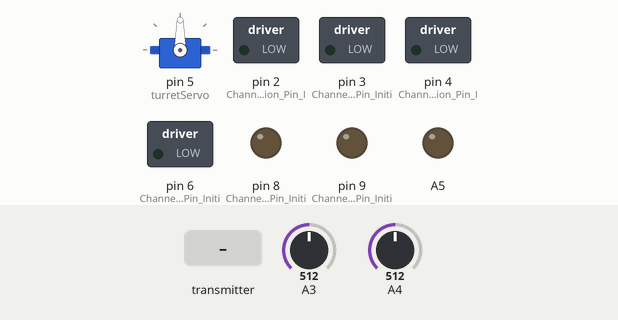
Recording of a sketch running on a simulated Arduino Uno, built with avr-gcc and run on an emulated ATmega328P. Shown: servo, switched loads named in the sketch (green lamp = pin HIGH), output pins drawn as LEDs (lit = HIGH). Dashed ring = blinking. The inputs (shaded band) are chosen by the test bench; at power-on: A3 = 512, A4 = 512. No radio packets arrive unless stated; what the sketch prints to the serial monitor is not drawn.

Above: at 1.2 s.
1.3 s: A3 set to 569
2.8 s: A3 set to 593
At 4.0 s:
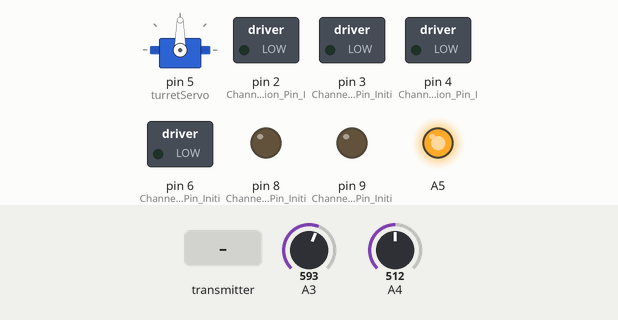
4.3 s: the transmitter starts sending leftY = 256
At 4.5 s:
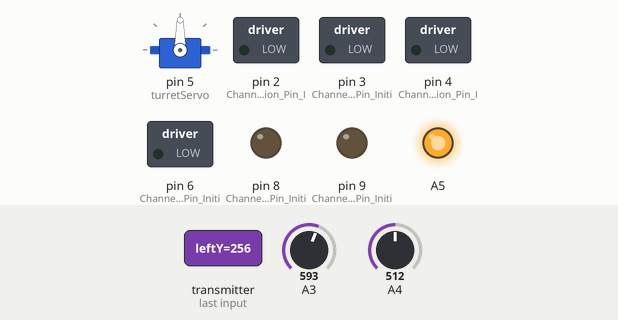
7.3 s: the transmitter starts sending rightY = 256
At 7.99 s:
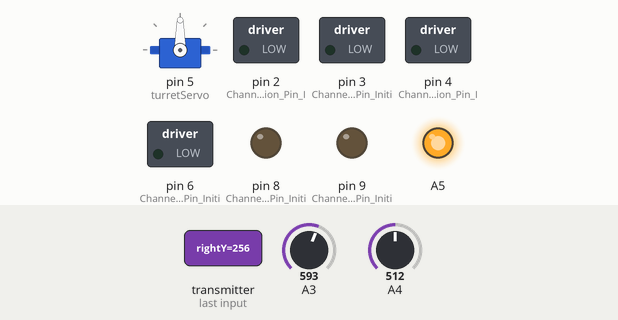
10.3 s: the transmitter starts sending leftY = 0
At 11.04 s:
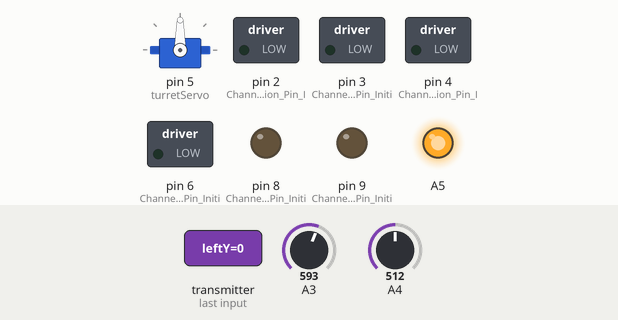
13.3 s: the transmitter starts sending rightY = 1023
Timing chart, 0 to 17.3 s (numbered marks = the images above; inputs shaded):
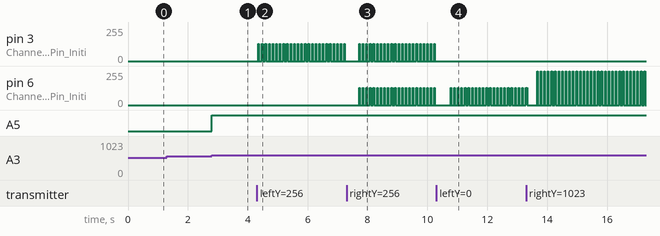

Measured:
- the behaviour switches between 586 and 587 on A3 (found by bisection; images 0 and 1)
- after the input at 2.8 s, A5: LOW → HIGH at once
- after the input at 4.3 s, pin 3 (Channel_A_Speed_Pin_Initi): alternates 128/255 for 0.02 s and 0/255 for 0.10 s, starting after 0.05 s
- after the input at 7.3 s, pin 6 (Channel_B_Speed_Pin_Initi): alternates 128/255 for 0.02 s and 0/255 for 0.10 s, starting after 0.42 s
- after the input at 10.3 s, pin 3 (Channel_A_Speed_Pin_Initi): stops changing and stays 0/255

The sketch:

LTOS.ino
```cpp
#include <SPI.h>
#include <RF24.h>
#include <Servo.h>

Servo turretServo;

//Radio Configuration

RF24 radio(7,10);
byte addresses[][6] = {"LTa1","LTb1"}; // make sure this matches the transmitter adresses

bool radioNumber=0;
bool role = 0;  //Control transmit/receive

int leftSensor;
int rightSensor;
int turretAngle = 90;
int health = 255;

struct package{
   int leftX ;             // create struct for data package
   int leftY ;
   int rightY ;
   int fire ;
} go;

void setup() {
  Serial.begin(9600);
  radio.begin();             // Initializes radio
  radio.setPALevel(RF24_PA_LOW);   // Sets power output to low.
  radio.openWritingPipe(addresses[0]); //opens writing pipeline
  radio.openReadingPipe(1,addresses[1]); //opens reading pipeline
  radio.setPayloadSize(32); //sets payload size, but this is default
  radio.startListening();

  pinMode(8,OUTPUT);       //Channel A Brake Pin Initialize
  pinMode(9,OUTPUT);       //Channel B Brake Pin Initialize
  pinMode(4,OUTPUT);      //Channel A Direction Pin Initialize
  pinMode(2,OUTPUT);      //Channel B Direction Pin Initialize
  pinMode(3, OUTPUT);      //Channel A Speed Pin Initialize
  pinMode(6, OUTPUT);     //Channel B Speed Pin Initialize

  turretServo.attach(5);
}
void loop() {
  delay(20);               //increase for debuggy, decrease to decrease jitter
  if(radio.available()){
    radio.read(&go,sizeof(go)); //reads value of go
  } else {
    Serial.println("NO RADIO");
  }
/*
  Serial.print(go.leftY);    //prints all 4 values from joysticks
  Serial.print("\t");
  Serial.print(go.leftX);
  Serial.print("\t");
  Serial.print(go.rightY);
  Serial.print("\t");
  Serial.print(go.fire);
  Serial.print("\t");
  Serial.println(turretAngle);
  delay(20);
  */
  //LASER CODE
  if(go.fire > 1){
    analogWrite(A5, 255);
  }else{
    digitalWrite(A5, 0);
  }
  leftSensor = analogRead(A3);
  rightSensor = analogRead(A4);
  if(leftSensor >= rightSensor + 75 || rightSensor >= leftSensor + 75){
    digitalWrite(15, HIGH);
    Serial.println("LASER");
    analogWrite(A5, 255);
  }
  Serial.println(rightSensor);
  Serial.println(leftSensor);

  //MOTOR CODE
  digitalWrite(8, LOW);
  digitalWrite(9, LOW);
  if(go.leftY >= 0){
    digitalWrite(4, LOW);
  }else{
    digitalWrite(4, HIGH);
  }
  if(go.rightY >= 0){
    digitalWrite(2, LOW);
  }else{
    digitalWrite(2, HIGH);
  }
  if(radio.available()){
    analogWrite(3, abs(go.leftY)/2);
    analogWrite(6, abs(go.rightY)/2);
  }else{


    analogWrite(3, 0);
    analogWrite(6, 0);
  }

  //SERVO CODE
  if(go.leftX > 2 && turretAngle < 180 && radio.available()){
    turretAngle += 2;
  }
  if(go.leftX < -2 && turretAngle > 0 && radio.available()){
    turretAngle -= 2;
  }
  if(radio.available()){
    turretServo.write(turretAngle);
  }else{
    turretServo.write(90);
    turretAngle = 90;
  }
}
```
